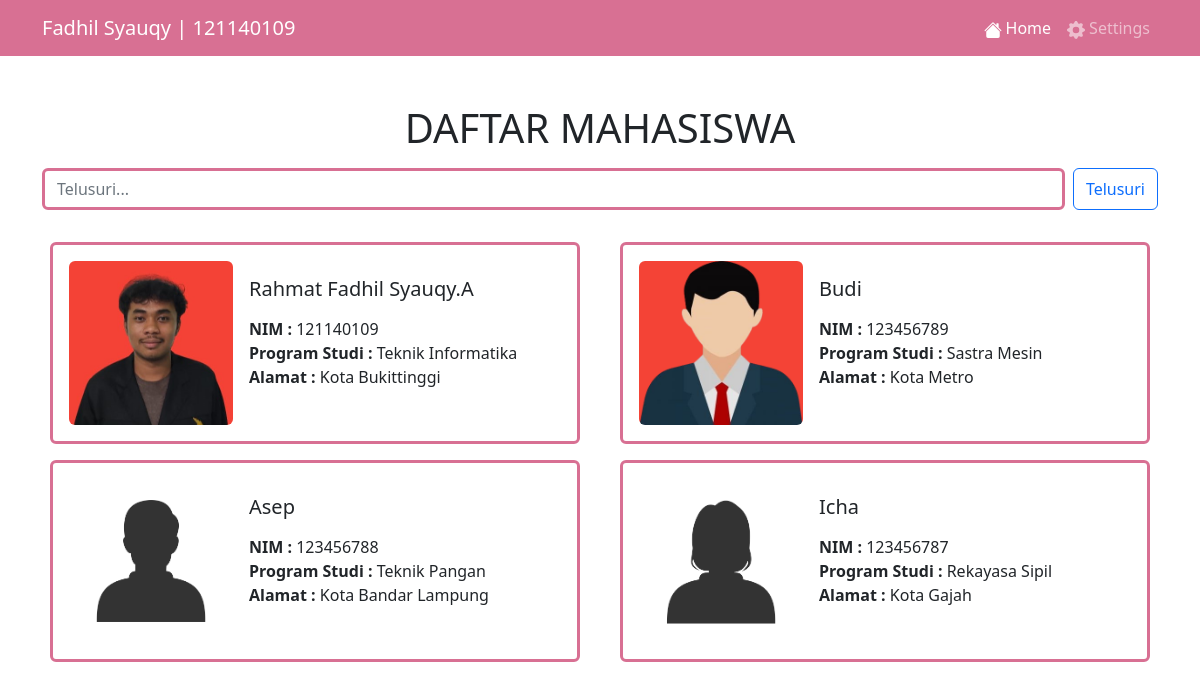
The page / on the database its author committed.
### tables this page shows
CREATE TABLE `mahasiswa` (
  `id` int(11) NOT NULL,
  `nama` varchar(50) NOT NULL,
  `nim` varchar(30) NOT NULL,
  `prodi` varchar(50) NOT NULL,
  `alamat` varchar(100) NOT NULL,
  `gambar` varchar(100) NOT NULL
);

### functions.php (called while the page is built, shortened)
<?php
$syauqy = mysqli_connect("localhost","root","","database_prak8");
function query($query){
    global $syauqy;
    $result = mysqli_query($syauqy, $query);
    $rows = [] ;
    while ($row = mysqli_fetch_assoc($result)){
        $rows[] = $row;
    }
    return $rows;
}

### index.php (the view, shortened to what this page needs)
<?php
require 'functions.php';
$mahasiswa = query("SELECT * FROM mahasiswa");
?>
<!DOCTYPE html>
<html lang="en">
<head>
    <link href="https://cdn.jsdelivr.net/npm/bootstrap@5.2.3/dist/css/bootstrap.min.css" rel="stylesheet">
</head>
<body>
    <nav class="navbar sticky-top navbar-expand-lg navbar-dark" style="background-color: #d87093;">
        <div class="container">
            <a class="navbar-brand" href="#">
                Fadhil Syauqy | 121140109
            </a>
            <div class="collapse navbar-collapse " id="navbarNavDropdown">
                <ul class="navbar-nav ms-auto">
                    <li class="nav-item">
                        <a class="nav-link active " aria-current="page" href="index.php">
                            <span class="ms-1 ">Home</span>
                        </a>
                    </li>
                    <li class="nav-item">
                        <a class="nav-link" href="settings.php">
                            <span class="ms-1">Settings</span>
                        </a>
                    </li>
                </ul>
            </div>
        </div>
    </nav>
    <div class="container my-5">
        <h1 class="text-center mb-3">DAFTAR MAHASISWA</h1>
        <div>
            <form action="" method="post" class="d-flex " role="search">
                <input class="form-control me-2" type="search" name="keyword" placeholder="Telusuri..." aria-label="Search" autocomplete="off" style="border: 3px solid #d87093;">
                <button class="btn btn-outline-primary" name="cari" type="submit">Telusuri</button>
            </form>
        </div>
        <div class="row mt-4">
            <?php foreach ($mahasiswa as $row) : ?>
                <div class="col-sm-6 mb-3 mb-sm-0">
                    <div class="card m-2 p-3" style="max-width: 540px; border:3px solid #d87093 ">
                        <div class="row g-0">
                            <div class="col-md-4">
                                <img src="data/image/<?= $row["gambar"];  ?>" class="img-fluid rounded" alt="gbr rusak">
                            </div>
                            <div class="col-md-8">
                                <div class="card-body">
                                    <h5 class="card-title"><?= $row["nama"]; ?></h5>
                                    <p class="card-text ">
                                    <ul class="list-unstyled">
                                        <li><b>NIM : </b><?= $row["nim"]; ?> </li>
                                        <li><b>Program Studi : </b> <?= $row["prodi"]; ?> </li>
                                        <li><b>Alamat : </b> <?= $row["alamat"]; ?> </li>
                                    </ul>
                                    </p>
                                </div>
                            </div>
                        </div>
                    </div>
                </div>
            <?php endforeach; ?>
        </div>
    </div>
</body>
</html>

### rows shown on the page
mahasiswa: gambar (picture), nama "Rahmat Fadhil Syauqy.A", nim "121140109", prodi "Teknik Informatika", alamat "Kota Bukittinggi"
mahasiswa: gambar (picture), nama "Budi", nim "123456789", prodi "Sastra Mesin", alamat "Kota Metro"
mahasiswa: gambar (picture), nama "Asep", nim "123456788", prodi "Teknik Pangan", alamat "Kota Bandar Lampung"
mahasiswa: gambar (picture), nama "Icha", nim "123456787", prodi "Rekayasa Sipil", alamat "Kota Gajah"
